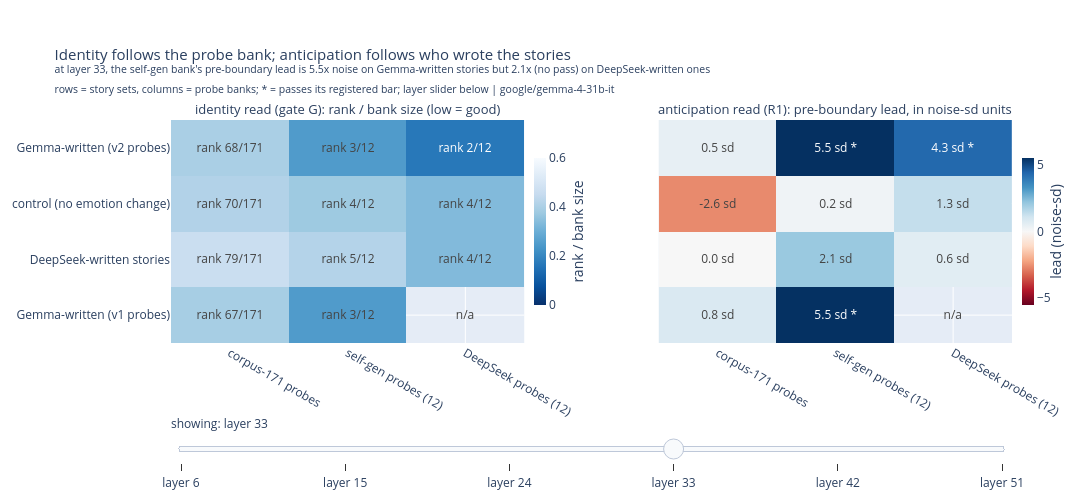

Notebook cell for this chart:
### Markdown cell above
## 2. Stories or vectors: what does each result depend on?

**Answer: both, but for different claims.** Whether the emotional state is
VISIBLE at all depends on the vectors: on the same stories, corpus-171 probes
fail the identity read while self-gen and DeepSeek probes succeed. Whether
ANTICIPATION exists depends on the stories: the same probes show a solid
pre-boundary rise on Gemma-written stories and nothing on DeepSeek-written
ones.

**How it was measured.** Left panel: the identity read from section 1 (gate G),
as rank divided by bank size. Right panel: the anticipation read (R1), the
incoming emotion's rise over the 16 tokens before the phase boundary versus the
16 tokens before those, in units of the calibrated per-token noise (noise-sd).
Stars mark cells that pass their registered bar (identity: the top-decile gate
bar; anticipation: shuffle p < 0.001 plus the registered magnitude bar). The
slider below the figure scrubs all six layers; layer 33 is the registered
primary cell, and the dissociation pattern holds across the mid-to-late band.

**Verdict.** Vector quality decides whether the state is readable at all
(matching the detection results of
[notebook 07](07_generator_lineages.ipynb), E10/E11); the anticipation effect
is a property of the text. Gemma reads with causal attention (each token sees
only earlier tokens), so a pre-boundary signal can only come from foreshadowing
already present in the words read so far. Gemma's own stories foreshadow;
DeepSeek's cleaner transitions do not. The constant-emotion control's leads sit
at or below zero, so marked scene changes alone produce nothing.

### Code cell
# this cell draws the identity / anticipation dissociation heatmaps,
# story sets x probe banks, with a layer slider (default: layer 33)
banks = ["corpus", "selfgen", "deepseek"]
DEFAULT_LAYER = PRIMARY_LAYER

def dissociation_grids(layer):
    """(identity z, anticipation z, and their cell labels) at one layer."""
    identity, anticipation, id_text, ant_text = [], [], [], []
    for substrate, arm in SUBSTRATES.items():
        id_row, ant_row, id_t, ant_t = [], [], [], []
        for bank in banks:
            gate_cell = arm["gate_G"].get(bank, {}).get("per_layer", {}).get(str(layer))
            r1_cell = arm["r1_anticipation"].get(bank, {}).get("per_layer", {}).get(str(layer))
            if gate_cell:
                star = " *" if gate_cell["passes"] else ""
                id_row.append(gate_cell["median_rank"] / BANK_SIZE[bank])
                id_t.append(f"rank {gate_cell['median_rank']:.0f}/{BANK_SIZE[bank]}{star}")
            else:
                id_row.append(None); id_t.append("n/a")
            if r1_cell and r1_cell.get("noise_sd"):
                lead_in_sd = r1_cell["mean_lead"] / r1_cell["noise_sd"]
                star = " *" if r1_cell["passes"] else ""
                ant_row.append(lead_in_sd)
                ant_t.append(f"{lead_in_sd:.1f} sd{star}")
            else:
                ant_row.append(None); ant_t.append("n/a")
        identity.append(id_row); anticipation.append(ant_row)
        id_text.append(id_t); ant_text.append(ant_t)
    return identity, anticipation, id_text, ant_text

fig = make_subplots(rows=1, cols=2, shared_yaxes=True, horizontal_spacing=0.16,
    subplot_titles=(
        "identity read (gate G): rank / bank size (low = good)",
        "anticipation read (R1): pre-boundary lead, in noise-sd units"))
# one heatmap pair per layer; the slider toggles which pair is visible
for layer in LAYERS:
    identity, anticipation, id_text, ant_text = dissociation_grids(layer)
    visible = layer == DEFAULT_LAYER
    fig.add_trace(go.Heatmap(
        z=identity, x=[BANK_LABEL[b] for b in banks], y=list(SUBSTRATES),
        text=id_text, texttemplate="%{text}", colorscale="Blues_r", zmin=0, zmax=0.6,
        colorbar=dict(title=dict(text="rank / bank size", side="right"),
                      x=0.42, len=0.75, thickness=12),
        visible=visible), row=1, col=1)
    fig.add_trace(go.Heatmap(
        z=anticipation, x=[BANK_LABEL[b] for b in banks], y=list(SUBSTRATES),
        text=ant_text, texttemplate="%{text}", colorscale="RdBu", zmid=0,
        colorbar=dict(title=dict(text="lead (noise-sd)", side="right"),
                      x=1.0, len=0.75, thickness=12),
        visible=visible), row=1, col=2)
steps = []
for layer_pos, layer in enumerate(LAYERS):
    visibility = [other_pos == layer_pos for other_pos in range(len(LAYERS)) for _ in (0, 1)]
    steps.append(dict(method="update", label=f"layer {layer}", args=[{"visible": visibility}]))
# the title's headline numbers: self-gen lead on Gemma-written vs best lead on DeepSeek-written
gemma_lead_sd = (lambda c: c["mean_lead"] / c["noise_sd"])(
    SUBSTRATES["Gemma-written (v1 probes)"]["r1_anticipation"]["selfgen"]["per_layer"][str(DEFAULT_LAYER)])
deepseek_arm_best_sd = max(
    cell["mean_lead"] / cell["noise_sd"]
    for bank in banks
    if (cell := SUBSTRATES["DeepSeek-written stories"]["r1_anticipation"]
        .get(bank, {}).get("per_layer", {}).get(str(DEFAULT_LAYER)))
)
for annotation in fig.layout.annotations:  # only the panel titles exist at this point
    annotation.font = dict(size=13)
fig.update_layout(
    sliders=[dict(active=LAYERS.index(DEFAULT_LAYER), steps=steps, y=-0.22,
                  currentvalue=dict(prefix="showing: "))],
    title=(
        "Identity follows the probe bank; anticipation follows who wrote the stories<br>"
        f"<sup>at layer {DEFAULT_LAYER}, the self-gen bank's pre-boundary lead is "
        f"{gemma_lead_sd:.1f}x noise on Gemma-written stories but {deepseek_arm_best_sd:.1f}x "
        "(no pass) on DeepSeek-written ones</sup><br>"
        f"<sup>rows = story sets, columns = probe banks; * = passes its registered bar; "
        f"layer slider below | {MODEL}</sup>"
    ),
    title_font_size=15,
    width=1250, height=500, margin=dict(t=120, b=130))
fig.show()

### Figure 1 — Plotly figure (JSON) as saved in the notebook; plotly's stock layout.template omitted (floating-point values rounded to 4 significant figures)
{"data": [{"colorbar": {"len": 0.75, "thickness": 12, "title": {"side": "right", "text": "rank / bank size"}, "x": 0.42}, "colorscale": [[0.0, "rgb(8,48,107)"], [0.125, "rgb(8,81,156)"], [0.25, "rgb(33,113,181)"], [0.375, "rgb(66,146,198)"], [0.5, "rgb(107,174,214)"], [0.625, "rgb(158,202,225)"], [0.75, "rgb(198,219,239)"], [0.875, "rgb(222,235,247)"], [1.0, "rgb(247,251,255)"]], "text": [["rank 38/171", "rank 1/12 *", "n/a"], ["rank 55/171", "rank 3/12", "rank 2/12"], ["rank 50/171", "rank 3/12", "rank 2/12"], ["rank 35/171", "rank 1/12 *", "rank 1/12 *"]], "texttemplate": "%{text}", "type": "heatmap", "visible": false, "x": ["corpus-171 probes", "self-gen probes (12)", "DeepSeek probes (12)"], "xaxis": "x", "y": ["Gemma-written (v1 probes)", "DeepSeek-written stories", "control (no emotion change)", "Gemma-written (v2 probes)"], "yaxis": "y", "z": [[0.2222, 0.08333, null], [0.3216, 0.25, 0.1667], [0.2924, 0.25, 0.1667], [0.2047, 0.08333, 0.08333]], "zmax": 0.6, "zmin": 0}, {"colorbar": {"len": 0.75, "thickness": 12, "title": {"side": "right", "text": "lead (noise-sd)"}, "x": 1.0}, "colorscale": [[0.0, "rgb(103,0,31)"], [0.1, "rgb(178,24,43)"], [0.2, "rgb(214,96,77)"], [0.3, "rgb(244,165,130)"], [0.4, "rgb(253,219,199)"], [0.5, "rgb(247,247,247)"], [0.6, "rgb(209,229,240)"], [0.7, "rgb(146,197,222)"], [0.8, "rgb(67,147,195)"], [0.9, "rgb(33,102,172)"], [1.0, "rgb(5,48,97)"]], "text": [["1.0 sd *", "2.1 sd *", "n/a"], ["0.2 sd", "0.5 sd", "0.4 sd"], ["-0.1 sd", "-0.1 sd", "0.5 sd"], ["1.0 sd *", "2.1 sd *", "2.2 sd *"]], "texttemplate": "%{text}", "type": "heatmap", "visible": false, "x": ["corpus-171 probes", "self-gen probes (12)", "DeepSeek probes (12)"], "xaxis": "x2", "y": ["Gemma-written (v1 probes)", "DeepSeek-written stories", "control (no emotion change)", "Gemma-written (v2 probes)"], "yaxis": "y2", "z": [[0.99, 2.114, null], [0.1856, 0.4553, 0.3694], [-0.08878, -0.1075, 0.5389], [0.9808, 2.111, 2.154]], "zmid": 0}, {"colorbar": {"len": 0.75, "thickness": 12, "title": {"side": "right", "text": "rank / bank size"}, "x": 0.42}, "colorscale": [[0.0, "rgb(8,48,107)"], [0.125, "rgb(8,81,156)"], [0.25, "rgb(33,113,181)"], [0.375, "rgb(66,146,198)"], [0.5, "rgb(107,174,214)"], [0.625, "rgb(158,202,225)"], [0.75, "rgb(198,219,239)"], [0.875, "rgb(222,235,247)"], [1.0, "rgb(247,251,255)"]], "text": [["rank 54/171", "rank 3/12", "n/a"], ["rank 68/171", "rank 4/12", "rank 4/12"], ["rank 82/171", "rank 4/12", "rank 3/12"], ["rank 53/171", "rank 3/12", "rank 3/12"]], "texttemplate": "%{text}", "type": "heatmap", "visible": false, "x": ["corpus-171 probes", "self-gen probes (12)", "DeepSeek probes (12)"], "xaxis": "x", "y": ["Gemma-written (v1 probes)", "DeepSeek-written stories", "control (no emotion change)", "Gemma-written (v2 probes)"], "yaxis": "y", "z": [[0.3158, 0.25, null], [0.3977, 0.3333, 0.3333], [0.4795, 0.2917, 0.25], [0.3099, 0.25, 0.25]], "zmax": 0.6, "zmin": 0}, {"colorbar": {"len": 0.75, "thickness": 12, "title": {"side": "right", "text": "lead (noise-sd)"}, "x": 1.0}, "colorscale": [[0.0, "rgb(103,0,31)"], [0.1, "rgb(178,24,43)"], [0.2, "rgb(214,96,77)"], [0.3, "rgb(244,165,130)"], [0.4, "rgb(253,219,199)"], [0.5, "rgb(247,247,247)"], [0.6, "rgb(209,229,240)"], [0.7, "rgb(146,197,222)"], [0.8, "rgb(67,147,195)"], [0.9, "rgb(33,102,172)"], [1.0, "rgb(5,48,97)"]], "text": [["1.1 sd", "2.9 sd", "n/a"], ["-0.4 sd", "-0.7 sd", "-0.8 sd"], ["-1.3 sd", "-1.9 sd", "-0.0 sd"], ["1.3 sd", "2.9 sd", "3.8 sd"]], "texttemplate": "%{text}", "type": "heatmap", "visible": false, "x": ["corpus-171 probes", "self-gen probes (12)", "DeepSeek probes (12)"], "xaxis": "x2", "y": ["Gemma-written (v1 probes)", "DeepSeek-written stories", "control (no emotion change)", "Gemma-written (v2 probes)"], "yaxis": "y2", "z": [[1.068, 2.909, null], [-0.3524, -0.6503, -0.7661], [-1.334, -1.932, -0.01549], [1.28, 2.879, 3.799]], "zmid": 0}, {"colorbar": {"len": 0.75, "thickness": 12, "title": {"side": "right", "text": "rank / bank size"}, "x": 0.42}, "colorscale": [[0.0, "rgb(8,48,107)"], [0.125, "rgb(8,81,156)"], [0.25, "rgb(33,113,181)"], [0.375, "rgb(66,146,198)"], [0.5, "rgb(107,174,214)"], [0.625, "rgb(158,202,225)"], [0.75, "rgb(198,219,239)"], [0.875, "rgb(222,235,247)"], [1.0, "rgb(247,251,255)"]], "text": [["rank 41/171", "rank 1/12 *", "n/a"], ["rank 63/171", "rank 3/12", "rank 3/12"], ["rank 62/171", "rank 3/12", "rank 2/12"], ["rank 43/171", "rank 1/12 *", "rank 2/12"]], "texttemplate": "%{text}", "type": "heatmap", "visible": false, "x": ["corpus-171 probes", "self-gen probes (12)", "DeepSeek probes (12)"], "xaxis": "x", "y": ["Gemma-written (v1 probes)", "DeepSeek-written stories", "control (no emotion change)", "Gemma-written (v2 probes)"], "yaxis": "y", "z": [[0.2398, 0.08333, null], [0.3684, 0.25, 0.25], [0.3596, 0.25, 0.1667], [0.2515, 0.08333, 0.125]], "zmax": 0.6, "zmin": 0}, {"colorbar": {"len": 0.75, "thickness": 12, "title": {"side": "right", "text": "lead (noise-sd)"}, "x": 1.0}, "colorscale": [[0.0, "rgb(103,0,31)"], [0.1, "rgb(178,24,43)"], [0.2, "rgb(214,96,77)"], [0.3, "rgb(244,165,130)"], [0.4, "rgb(253,219,199)"], [0.5, "rgb(247,247,247)"], [0.6, "rgb(209,229,240)"], [0.7, "rgb(146,197,222)"], [0.8, "rgb(67,147,195)"], [0.9, "rgb(33,102,172)"], [1.0, "rgb(5,48,97)"]], "text": [["1.2 sd", "5.3 sd *", "n/a"], ["-0.8 sd", "-1.3 sd", "-1.3 sd"], ["-1.5 sd", "2.2 sd", "2.3 sd"], ["1.3 sd", "5.3 sd *", "8.3 sd *"]], "texttemplate": "%{text}", "type": "heatmap", "visible": false, "x": ["corpus-171 probes", "self-gen probes (12)", "DeepSeek probes (12)"], "xaxis": "x2", "y": ["Gemma-written (v1 probes)", "DeepSeek-written stories", "control (no emotion change)", "Gemma-written (v2 probes)"], "yaxis": "y2", "z": [[1.172, 5.27, null], [-0.837, -1.306, -1.271], [-1.538, 2.214, 2.341], [1.251, 5.324, 8.305]], "zmid": 0}, {"colorbar": {"len": 0.75, "thickness": 12, "title": {"side": "right", "text": "rank / bank size"}, "x": 0.42}, "colorscale": [[0.0, "rgb(8,48,107)"], [0.125, "rgb(8,81,156)"], [0.25, "rgb(33,113,181)"], [0.375, "rgb(66,146,198)"], [0.5, "rgb(107,174,214)"], [0.625, "rgb(158,202,225)"], [0.75, "rgb(198,219,239)"], [0.875, "rgb(222,235,247)"], [1.0, "rgb(247,251,255)"]], "text": [["rank 67/171", "rank 3/12", "n/a"], ["rank 79/171", "rank 5/12", "rank 4/12"], ["rank 70/171", "rank 4/12", "rank 4/12"], ["rank 68/171", "rank 3/12", "rank 2/12"]], "texttemplate": "%{text}", "type": "heatmap", "visible": true, "x": ["corpus-171 probes", "self-gen probes (12)", "DeepSeek probes (12)"], "xaxis": "x", "y": ["Gemma-written (v1 probes)", "DeepSeek-written stories", "control (no emotion change)", "Gemma-written (v2 probes)"], "yaxis": "y", "z": [[0.3918, 0.25, null], [0.462, 0.4167, 0.3333], [0.4123, 0.375, 0.3333], [0.3977, 0.25, 0.1667]], "zmax": 0.6, "zmin": 0}, {"colorbar": {"len": 0.75, "thickness": 12, "title": {"side": "right", "text": "lead (noise-sd)"}, "x": 1.0}, "colorscale": [[0.0, "rgb(103,0,31)"], [0.1, "rgb(178,24,43)"], [0.2, "rgb(214,96,77)"], [0.3, "rgb(244,165,130)"], [0.4, "rgb(253,219,199)"], [0.5, "rgb(247,247,247)"], [0.6, "rgb(209,229,240)"], [0.7, "rgb(146,197,222)"], [0.8, "rgb(67,147,195)"], [0.9, "rgb(33,102,172)"], [1.0, "rgb(5,48,97)"]], "text": [["0.8 sd", "5.5 sd *", "n/a"], ["0.0 sd", "2.1 sd", "0.6 sd"], ["-2.6 sd", "0.2 sd", "1.3 sd"], ["0.5 sd", "5.5 sd *", "4.3 sd *"]], "texttemplate": "%{text}", "type": "heatmap", "visible": true, "x": ["corpus-171 probes", "self-gen probes (12)", "DeepSeek probes (12)"], "xaxis": "x2", "y": ["Gemma-written (v1 probes)", "DeepSeek-written stories", "control (no emotion change)", "Gemma-written (v2 probes)"], "yaxis": "y2", "z": [[0.8423, 5.502, null], [0.008052, 2.06, 0.6281], [-2.639, 0.2261, 1.336], [0.4659, 5.514, 4.344]], "zmid": 0}, {"colorbar": {"len": 0.75, "thickness": 12, "title": {"side": "right", "text": "rank / bank size"}, "x": 0.42}, "colorscale": [[0.0, "rgb(8,48,107)"], [0.125, "rgb(8,81,156)"], [0.25, "rgb(33,113,181)"], [0.375, "rgb(66,146,198)"], [0.5, "rgb(107,174,214)"], [0.625, "rgb(158,202,225)"], [0.75, "rgb(198,219,239)"], [0.875, "rgb(222,235,247)"], [1.0, "rgb(247,251,255)"]], "text": [["rank 60/171", "rank 2/12", "n/a"], ["rank 76/171", "rank 4/12", "rank 4/12"], ["rank 65/171", "rank 4/12", "rank 4/12"], ["rank 62/171", "rank 2/12", "rank 2/12"]], "texttemplate": "%{text}", "type": "heatmap", "visible": false, "x": ["corpus-171 probes", "self-gen probes (12)", "DeepSeek probes (12)"], "xaxis": "x", "y": ["Gemma-written (v1 probes)", "DeepSeek-written stories", "control (no emotion change)", "Gemma-written (v2 probes)"], "yaxis": "y", "z": [[0.3509, 0.1667, null], [0.4444, 0.3333, 0.3333], [0.3801, 0.3333, 0.3333], [0.3626, 0.1667, 0.1667]], "zmax": 0.6, "zmin": 0}, {"colorbar": {"len": 0.75, "thickness": 12, "title": {"side": "right", "text": "lead (noise-sd)"}, "x": 1.0}, "colorscale": [[0.0, "rgb(103,0,31)"], [0.1, "rgb(178,24,43)"], [0.2, "rgb(214,96,77)"], [0.3, "rgb(244,165,130)"], [0.4, "rgb(253,219,199)"], [0.5, "rgb(247,247,247)"], [0.6, "rgb(209,229,240)"], [0.7, "rgb(146,197,222)"], [0.8, "rgb(67,147,195)"], [0.9, "rgb(33,102,172)"], [1.0, "rgb(5,48,97)"]], "text": [["1.5 sd *", "1.7 sd", "n/a"], ["-0.5 sd", "-0.3 sd", "0.1 sd"], ["-0.0 sd", "0.3 sd", "-0.5 sd"], ["1.3 sd *", "1.9 sd", "3.3 sd *"]], "texttemplate": "%{text}", "type": "heatmap", "visible": false, "x": ["corpus-171 probes", "self-gen probes (12)", "DeepSeek probes (12)"], "xaxis": "x2", "y": ["Gemma-written (v1 probes)", "DeepSeek-written stories", "control (no emotion change)", "Gemma-written (v2 probes)"], "yaxis": "y2", "z": [[1.504, 1.689, null], [-0.4522, -0.2933, 0.1133], [-0.00443, 0.2707, -0.5115], [1.26, 1.931, 3.272]], "zmid": 0}, {"colorbar": {"len": 0.75, "thickness": 12, "title": {"side": "right", "text": "rank / bank size"}, "x": 0.42}, "colorscale": [[0.0, "rgb(8,48,107)"], [0.125, "rgb(8,81,156)"], [0.25, "rgb(33,113,181)"], [0.375, "rgb(66,146,198)"], [0.5, "rgb(107,174,214)"], [0.625, "rgb(158,202,225)"], [0.75, "rgb(198,219,239)"], [0.875, "rgb(222,235,247)"], [1.0, "rgb(247,251,255)"]], "text": [["rank 76/171", "rank 3/12", "n/a"], ["rank 83/171", "rank 6/12", "rank 5/12"], ["rank 61/171", "rank 6/12", "rank 5/12"], ["rank 77/171", "rank 3/12", "rank 4/12"]], "texttemplate": "%{text}", "type": "heatmap", "visible": false, "x": ["corpus-171 probes", "self-gen probes (12)", "DeepSeek probes (12)"], "xaxis": "x", "y": ["Gemma-written (v1 probes)", "DeepSeek-written stories", "control (no emotion change)", "Gemma-written (v2 probes)"], "yaxis": "y", "z": [[0.4444, 0.25, null], [0.4854, 0.5, 0.4167], [0.3567, 0.5, 0.4167], [0.4503, 0.25, 0.3333]], "zmax": 0.6, "zmin": 0}, {"colorbar": {"len": 0.75, "thickness": 12, "title": {"side": "right", "text": "lead (noise-sd)"}, "x": 1.0}, "colorscale": [[0.0, "rgb(103,0,31)"], [0.1, "rgb(178,24,43)"], [0.2, "rgb(214,96,77)"], [0.3, "rgb(244,165,130)"], [0.4, "rgb(253,219,199)"], [0.5, "rgb(247,247,247)"], [0.6, "rgb(209,229,240)"], [0.7, "rgb(146,197,222)"], [0.8, "rgb(67,147,195)"], [0.9, "rgb(33,102,172)"], [1.0, "rgb(5,48,97)"]], "text": [["0.9 sd *", "0.9 sd", "n/a"], ["-0.7 sd", "-0.7 sd", "0.4 sd"], ["-1.5 sd", "-0.5 sd", "-1.4 sd"], ["0.5 sd *", "1.2 sd", "2.8 sd *"]], "texttemplate": "%{text}", "type": "heatmap", "visible": false, "x": ["corpus-171 probes", "self-gen probes (12)", "DeepSeek probes (12)"], "xaxis": "x2", "y": ["Gemma-written (v1 probes)", "DeepSeek-written stories", "control (no emotion change)", "Gemma-written (v2 probes)"], "yaxis": "y2", "z": [[0.9249, 0.9412, null], [-0.675, -0.6951, 0.4226], [-1.512, -0.4884, -1.437], [0.521, 1.173, 2.83]], "zmid": 0}], "layout": {"annotations": [{"font": {"size": 13}, "showarrow": false, "text": "identity read (gate G): rank / bank size (low = good)", "x": 0.21, "xanchor": "center", "xref": "paper", "y": 1.0, "yanchor": "bottom", "yref": "paper"}, {"font": {"size": 13}, "showarrow": false, "text": "anticipation read (R1): pre-boundary lead, in noise-sd units", "x": 0.79, "xanchor": "center", "xref": "paper", "y": 1.0, "yanchor": "bottom", "yref": "paper"}], "height": 500, "margin": {"b": 130, "t": 120}, "sliders": [{"active": 3, "currentvalue": {"prefix": "showing: "}, "steps": [{"args": [{"visible": [true, true, false, false, false, false, false, false, false, false, false, false]}], "label": "layer 6", "method": "update"}, {"args": [{"visible": [false, false, true, true, false, false, false, false, false, false, false, false]}], "label": "layer 15", "method": "update"}, {"args": [{"visible": [false, false, false, false, true, true, false, false, false, false, false, false]}], "label": "layer 24", "method": "update"}, {"args": [{"visible": [false, false, false, false, false, false, true, true, false, false, false, false]}], "label": "layer 33", "method": "update"}, {"args": [{"visible": [false, false, false, false, false, false, false, false, true, true, false, false]}], "label": "layer 42", "method": "update"}, {"args": [{"visible": [false, false, false, false, false, false, false, false, false, false, true, true]}], "label": "layer 51", "method": "update"}], "y": -0.22}], "title": {"font": {"size": 15}, "text": "Identity follows the probe bank; anticipation follows who wrote the stories<br><sup>at layer 33, the self-gen bank's pre-boundary lead is 5.5x noise on Gemma-written stories but 2.1x (no pass) on DeepSeek-written ones</sup><br><sup>rows = story sets, columns = probe banks; * = passes its registered bar; layer slider below | google/gemma-4-31b-it</sup>"}, "width": 1250, "xaxis": {"anchor": "y", "domain": [0.0, 0.42]}, "xaxis2": {"anchor": "y2", "domain": [0.58, 1.0]}, "yaxis": {"anchor": "x", "domain": [0.0, 1.0]}, "yaxis2": {"anchor": "x2", "domain": [0.0, 1.0], "matches": "y", "showticklabels": false}}}
